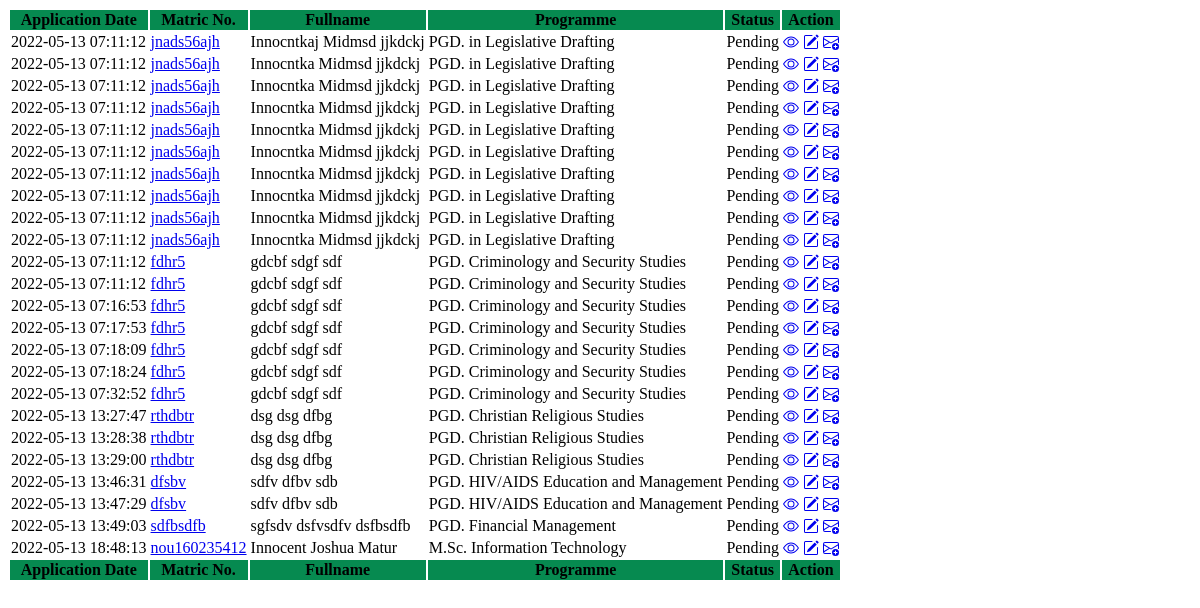
Screenshot of /adm/postgraduate_admin/fetch.php with the database file from the repository.
### tables this page shows
CREATE TABLE IF NOT EXISTS `postgraduate` (
  `id` int(5) NOT NULL AUTO_INCREMENT,
  `title` varchar(6) NOT NULL DEFAULT 'Mr.',
  `firstname` varchar(25) NOT NULL,
  `middlename` varchar(25) NOT NULL,
  `lastname` varchar(25) NOT NULL,
  `sex` varchar(10) NOT NULL,
  `matric_no` varchar(15) NOT NULL,
  `phone` varchar(15) NOT NULL,
  `email` varchar(40) NOT NULL,
  `programme` varchar(50) NOT NULL,
  `date_of_graduation` varchar(12) NOT NULL,
  `applied_before` varchar(4) NOT NULL DEFAULT 'No',
  `recipient` varchar(70) NOT NULL,
  `recipient_name` varchar(70) NOT NULL,
  `address` varchar(255) NOT NULL,
  `city_town` varchar(15) NOT NULL,
  `postal_code` varchar(10) NOT NULL,
  `country` varchar(15) NOT NULL,
  `transcript_label` varchar(25) NOT NULL,
  `rrr` varchar(14) NOT NULL,
  `file1` varchar(100) NOT NULL,
  `file2` varchar(100) NOT NULL,
  `file3` varchar(100) NOT NULL,
  `status` varchar(60) NOT NULL DEFAULT 'Awaiting Processing',
  `datetime` timestamp NOT NULL DEFAULT CURRENT_TIMESTAMP COMMENT 'Date/Time of Entry',
  `dob` varchar(10) NOT NULL COMMENT 'Date of Birth',
  `typed_by` varchar(30) NOT NULL,
  `date_of_verification` varchar(15) NOT NULL,
  `comment` varchar(225) NOT NULL,
  `date_sent` varchar(15) NOT NULL,
  `tracking_code` varchar(20) NOT NULL,
  PRIMARY KEY (`id`)
);

### adm/postgraduate_admin/fetch.php (the view, shortened to what this page needs)
<?php
include('../../connect.php');
$sql="SELECT * FROM postgraduate WHERE matric_no LIKE '%".$_POST['search']."%' OR email LIKE '%".$_POST['search']."%' ";
$result=mysqli_query($conn, $sql);
if(mysqli_num_rows($result)>0)
{
?>
    <div class="card">
        <div class="card-body">
            <table class="table border">
                <thead class="table-dark">
                    <tr>
                        <th scope="col" style="background-color:#068a50;">Application Date</th>
                        <th scope="col" style="background-color:#068a50;">Matric No.</th>
                        <th scope="col" style="background-color:#068a50;">Fullname</th>
                        <th scope="col" style="background-color:#068a50;">Programme</th>
                        <th scope="col" style="background-color:#068a50;">Status</th>
                        <th scope="col" style="background-color:#068a50;" colspan="3">Action</th>
                    </tr>
                </thead>
                <tbody>
<?php
while($rows=mysqli_fetch_array($result)){
?>
                    <tr>
                        <td><?php echo $rows['datetime'];  ?></td>
                        <td><a href="view_application.php?id=<?php echo $rows['id'];?>" target="_blank"><?php echo $rows['matric_no'];  ?></a></td>
                        <td><?php echo $rows['firstname']." ".$rows['middlename']." ".$rows['lastname'];  ?></td>
                        <td><?php echo $rows['programme'];  ?></td>
                        <td><?php echo $rows['status'];  ?></td>
                        <td>
                                <a href='view_application.php?id=<?php echo $rows['id'];?>' title="Click to view application details" class='btn btn-outline-info btn-sm' type='view'>
                            </a>
                        </td>
                        <td>
                                <a href='update_application.php?id=<?php echo $rows['id'];?>'title='Click to update application' class='btn btn-outline-success btn-sm' type='edit'>
                                </a>
                        </td>
                        <td>
                                <a href='send_mail.php?id=<?php echo $rows['id'];?>'title='Click to send mail to the applicant' class='btn btn-outline-primary btn-sm' type='send'>
                                </a>
                        </td>
                    </tr>
<?php
}
?>
                </tbody>
                    <tfoot class="table-dark">
                        <tr>
                            <th scope="col" style="background-color:#068a50;">Application Date</th>
                            <th scope="col" style="background-color:#068a50;">Matric No.</th>
                            <th scope="col" style="background-color:#068a50;">Fullname</th>
                            <th scope="col" style="background-color:#068a50;">Programme</th>
                            <th scope="col" style="background-color:#068a50;">Status</th>
                            <th scope="col" style="background-color:#068a50;" colspan="3">Action</th>
                        </tr>
                    </tfoot>
        </table>
        </div>
    </div>
<?php
}
else
{
	echo '<div class="alert alert-danger">
				<a href="#" class="close" data-dismiss="alert">&times;</a>
				<em>Feedback: </em> NO DATA FOUND!
			</div>';
}
?>

### rows the page displays
postgraduate: datetime "2022-05-13 07:11:12", matric_no "jnads56ajh", firstname "Innocntkaj", middlename "Midmsd", lastname "jjkdckj", programme "PGD. in Legislative Drafting", status "Pending"
postgraduate: datetime "2022-05-13 07:11:12", matric_no "jnads56ajh", firstname "Innocntka", middlename "Midmsd", lastname "jjkdckj", programme "PGD. in Legislative Drafting", status "Pending"
postgraduate: datetime "2022-05-13 07:11:12", matric_no "jnads56ajh", firstname "Innocntka", middlename "Midmsd", lastname "jjkdckj", programme "PGD. in Legislative Drafting", status "Pending"
postgraduate: datetime "2022-05-13 07:11:12", matric_no "jnads56ajh", firstname "Innocntka", middlename "Midmsd", lastname "jjkdckj", programme "PGD. in Legislative Drafting", status "Pending"
postgraduate: datetime "2022-05-13 07:11:12", matric_no "jnads56ajh", firstname "Innocntka", middlename "Midmsd", lastname "jjkdckj", programme "PGD. in Legislative Drafting", status "Pending"
postgraduate: datetime "2022-05-13 07:11:12", matric_no "jnads56ajh", firstname "Innocntka", middlename "Midmsd", lastname "jjkdckj", programme "PGD. in Legislative Drafting", status "Pending"
postgraduate: datetime "2022-05-13 07:11:12", matric_no "jnads56ajh", firstname "Innocntka", middlename "Midmsd", lastname "jjkdckj", programme "PGD. in Legislative Drafting", status "Pending"
postgraduate: datetime "2022-05-13 07:11:12", matric_no "jnads56ajh", firstname "Innocntka", middlename "Midmsd", lastname "jjkdckj", programme "PGD. in Legislative Drafting", status "Pending"
postgraduate: datetime "2022-05-13 07:11:12", matric_no "jnads56ajh", firstname "Innocntka", middlename "Midmsd", lastname "jjkdckj", programme "PGD. in Legislative Drafting", status "Pending"
postgraduate: datetime "2022-05-13 07:11:12", matric_no "jnads56ajh", firstname "Innocntka", middlename "Midmsd", lastname "jjkdckj", programme "PGD. in Legislative Drafting", status "Pending"
postgraduate: datetime "2022-05-13 07:11:12", matric_no "fdhr5", firstname "gdcbf", middlename "sdgf", lastname "sdf", programme "PGD. Criminology and Security Studies", status "Pending"
postgraduate: datetime "2022-05-13 07:11:12", matric_no "fdhr5", firstname "gdcbf", middlename "sdgf", lastname "sdf", programme "PGD. Criminology and Security Studies", status "Pending"
postgraduate: datetime "2022-05-13 07:16:53", matric_no "fdhr5", firstname "gdcbf", middlename "sdgf", lastname "sdf", programme "PGD. Criminology and Security Studies", status "Pending"
postgraduate: datetime "2022-05-13 07:17:53", matric_no "fdhr5", firstname "gdcbf", middlename "sdgf", lastname "sdf", programme "PGD. Criminology and Security Studies", status "Pending"
postgraduate: datetime "2022-05-13 07:18:09", matric_no "fdhr5", firstname "gdcbf", middlename "sdgf", lastname "sdf", programme "PGD. Criminology and Security Studies", status "Pending"
postgraduate: datetime "2022-05-13 07:18:24", matric_no "fdhr5", firstname "gdcbf", middlename "sdgf", lastname "sdf", programme "PGD. Criminology and Security Studies", status "Pending"
postgraduate: datetime "2022-05-13 07:32:52", matric_no "fdhr5", firstname "gdcbf", middlename "sdgf", lastname "sdf", programme "PGD. Criminology and Security Studies", status "Pending"
postgraduate: datetime "2022-05-13 13:27:47", matric_no "rthdbtr", firstname "dsg", middlename "dsg", lastname "dfbg", programme "PGD. Christian Religious Studies", status "Pending"
postgraduate: datetime "2022-05-13 13:28:38", matric_no "rthdbtr", firstname "dsg", middlename "dsg", lastname "dfbg", programme "PGD. Christian Religious Studies", status "Pending"
postgraduate: datetime "2022-05-13 13:29:00", matric_no "rthdbtr", firstname "dsg", middlename "dsg", lastname "dfbg", programme "PGD. Christian Religious Studies", status "Pending"
postgraduate: datetime "2022-05-13 13:46:31", matric_no "dfsbv", firstname "sdfv", middlename "dfbv", lastname "sdb", programme "PGD. HIV/AIDS Education and Management", status "Pending"
postgraduate: datetime "2022-05-13 13:47:29", matric_no "dfsbv", firstname "sdfv", middlename "dfbv", lastname "sdb", programme "PGD. HIV/AIDS Education and Management", status "Pending"
postgraduate: datetime "2022-05-13 13:49:03", matric_no "sdfbsdfb", firstname "sgfsdv", middlename "dsfvsdfv", lastname "dsfbsdfb", programme "PGD. Financial Management", status "Pending"
postgraduate: datetime "2022-05-13 18:48:13", matric_no "nou160235412", firstname "Innocent", middlename "Joshua", lastname "Matur", programme "M.Sc. Information Technology", status "Pending"
